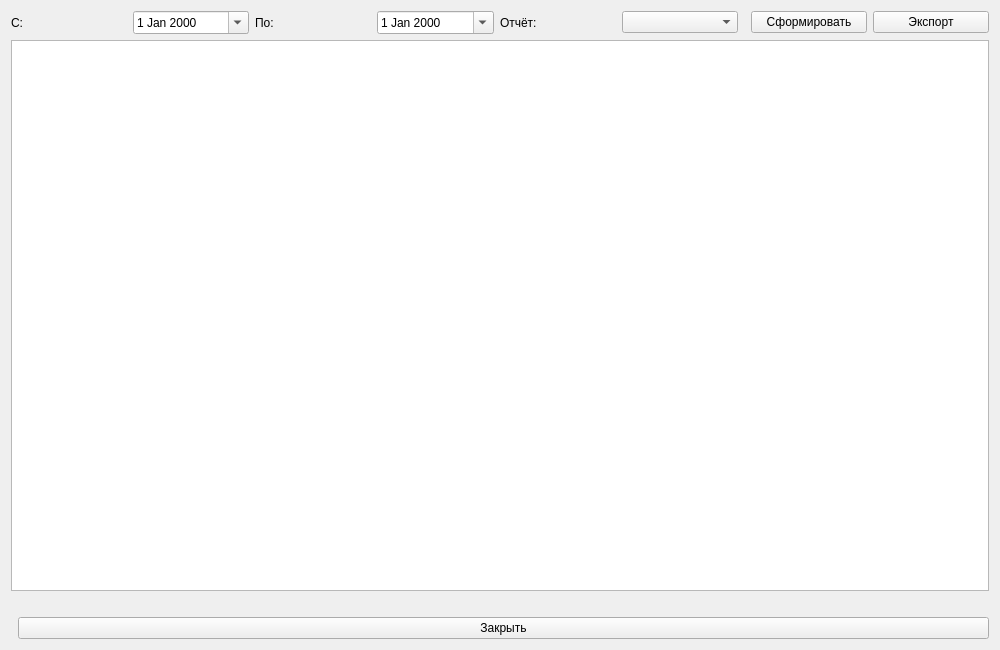
<?xml version="1.0" encoding="UTF-8"?>
<ui version="4.0">
    <class>ReportsForm</class>
    <widget class="QWidget" name="ReportsForm">
        <property name="geometry">
            <rect><x>0</x><y>0</y><width>1000</width><height>650</height></rect>
        </property>
        <layout class="QVBoxLayout" name="verticalLayout">
            <item>
                <layout class="QHBoxLayout" name="filterLayout">
                    <item>
                        <widget class="QLabel" name="labelFrom"><property name="text"><string>С:</string></property></widget>
                    </item>
                    <item>
                        <widget class="QDateEdit" name="dateEditFrom"><property name="calendarPopup"><bool>true</bool></property></widget>
                    </item>
                    <item>
                        <widget class="QLabel" name="labelTo"><property name="text"><string>По:</string></property></widget>
                    </item>
                    <item>
                        <widget class="QDateEdit" name="dateEditTo"><property name="calendarPopup"><bool>true</bool></property></widget>
                    </item>
                    <item>
                        <widget class="QLabel" name="labelReport"><property name="text"><string>Отчёт:</string></property></widget>
                    </item>
                    <item>
                        <widget class="QComboBox" name="comboBoxReport"/>
                    </item>
                    <item><spacer name="horizontalSpacer"><property name="orientation"><enum>Qt::Horizontal</enum></property></spacer></item>
                    <item>
                        <widget class="QPushButton" name="btnGenerate"><property name="text"><string>Сформировать</string></property></widget>
                    </item>
                    <item>
                        <widget class="QPushButton" name="btnExport"><property name="text"><string>Экспорт</string></property></widget>
                    </item>
                </layout>
            </item>
            <item>
                <widget class="QTableView" name="tableView">
                    <property name="alternatingRowColors"><bool>true</bool></property>
                </widget>
            </item>
            <item>
                <widget class="QLabel" name="labelSummary">
                    <property name="styleSheet"><string>QLabel { color: #666; font-size: 12px; }</string></property>
                    <property name="text"><string></string></property>
                </widget>
            </item>
            <item>
                <layout class="QHBoxLayout" name="bottomLayout">
                    <item><spacer name="horizontalSpacer_2"><property name="orientation"><enum>Qt::Horizontal</enum></property></spacer></item>
                    <item>
                        <widget class="QPushButton" name="btnClose"><property name="text"><string>Закрыть</string></property></widget>
                    </item>
                </layout>
            </item>
        </layout>
    </widget>
    <resources/>
    <connections/>
</ui>
